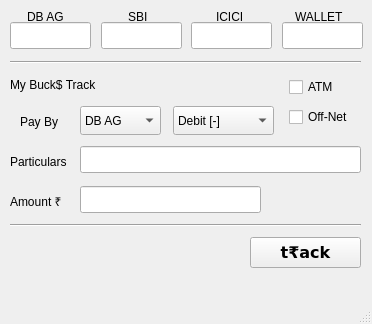
<?xml version="1.0" encoding="UTF-8"?>
<ui version="4.0">
 <class>MainWindow</class>
 <widget class="QMainWindow" name="MainWindow">
  <property name="geometry">
   <rect>
    <x>0</x>
    <y>0</y>
    <width>372</width>
    <height>324</height>
   </rect>
  </property>
  <property name="windowTitle">
   <string>myBuck$</string>
  </property>
  <widget class="QWidget" name="centralwidget">
   <widget class="QLineEdit" name="lineEdit">
    <property name="geometry">
     <rect>
      <x>10</x>
      <y>22</y>
      <width>81</width>
      <height>27</height>
     </rect>
    </property>
   </widget>
   <widget class="QLabel" name="label">
    <property name="geometry">
     <rect>
      <x>27</x>
      <y>7</y>
      <width>51</width>
      <height>20</height>
     </rect>
    </property>
    <property name="text">
     <string>DB AG</string>
    </property>
   </widget>
   <widget class="QLineEdit" name="lineEdit_2">
    <property name="geometry">
     <rect>
      <x>101</x>
      <y>22</y>
      <width>81</width>
      <height>27</height>
     </rect>
    </property>
   </widget>
   <widget class="QLineEdit" name="lineEdit_3">
    <property name="geometry">
     <rect>
      <x>191</x>
      <y>22</y>
      <width>81</width>
      <height>27</height>
     </rect>
    </property>
   </widget>
   <widget class="QLabel" name="label_2">
    <property name="geometry">
     <rect>
      <x>128</x>
      <y>7</y>
      <width>31</width>
      <height>20</height>
     </rect>
    </property>
    <property name="text">
     <string>SBI</string>
    </property>
   </widget>
   <widget class="QLabel" name="label_3">
    <property name="geometry">
     <rect>
      <x>216</x>
      <y>7</y>
      <width>41</width>
      <height>20</height>
     </rect>
    </property>
    <property name="text">
     <string>ICICI</string>
    </property>
   </widget>
   <widget class="QLabel" name="label_4">
    <property name="geometry">
     <rect>
      <x>10</x>
      <y>76</y>
      <width>191</width>
      <height>17</height>
     </rect>
    </property>
    <property name="text">
     <string>My Buck$ Track</string>
    </property>
   </widget>
   <widget class="QComboBox" name="comboBox">
    <property name="geometry">
     <rect>
      <x>80</x>
      <y>106</y>
      <width>81</width>
      <height>29</height>
     </rect>
    </property>
    <item>
     <property name="text">
      <string>DB AG</string>
     </property>
    </item>
    <item>
     <property name="text">
      <string>SBI</string>
     </property>
    </item>
    <item>
     <property name="text">
      <string>ICICI</string>
     </property>
    </item>
    <item>
     <property name="text">
      <string>CASH</string>
     </property>
    </item>
   </widget>
   <widget class="QComboBox" name="comboBox_2">
    <property name="geometry">
     <rect>
      <x>173</x>
      <y>106</y>
      <width>101</width>
      <height>29</height>
     </rect>
    </property>
    <item>
     <property name="text">
      <string>Debit [-]</string>
     </property>
    </item>
    <item>
     <property name="text">
      <string>Credit [+]</string>
     </property>
    </item>
   </widget>
   <widget class="QLineEdit" name="lineEdit_5">
    <property name="geometry">
     <rect>
      <x>80</x>
      <y>146</y>
      <width>281</width>
      <height>27</height>
     </rect>
    </property>
   </widget>
   <widget class="QLineEdit" name="lineEdit_6">
    <property name="geometry">
     <rect>
      <x>80</x>
      <y>186</y>
      <width>181</width>
      <height>27</height>
     </rect>
    </property>
    <property name="toolTip">
     <string>Amount can be entered with a precision of two points 0.00</string>
    </property>
    <property name="inputMethodHints">
     <set>Qt::ImhFormattedNumbersOnly</set>
    </property>
   </widget>
   <widget class="QLabel" name="label_6">
    <property name="geometry">
     <rect>
      <x>10</x>
      <y>146</y>
      <width>81</width>
      <height>31</height>
     </rect>
    </property>
    <property name="text">
     <string>Particulars</string>
    </property>
   </widget>
   <widget class="QLabel" name="label_7">
    <property name="geometry">
     <rect>
      <x>10</x>
      <y>186</y>
      <width>71</width>
      <height>31</height>
     </rect>
    </property>
    <property name="text">
     <string>Amount ₹</string>
    </property>
   </widget>
   <widget class="QPushButton" name="pushButton">
    <property name="geometry">
     <rect>
      <x>250</x>
      <y>237</y>
      <width>111</width>
      <height>31</height>
     </rect>
    </property>
    <property name="font">
     <font>
      <family>DejaVu Sans</family>
      <pointsize>12</pointsize>
      <weight>75</weight>
      <bold>true</bold>
     </font>
    </property>
    <property name="text">
     <string>t₹ack</string>
    </property>
   </widget>
   <widget class="Line" name="line">
    <property name="geometry">
     <rect>
      <x>10</x>
      <y>52</y>
      <width>351</width>
      <height>20</height>
     </rect>
    </property>
    <property name="orientation">
     <enum>Qt::Horizontal</enum>
    </property>
   </widget>
   <widget class="Line" name="line_2">
    <property name="geometry">
     <rect>
      <x>10</x>
      <y>217</y>
      <width>351</width>
      <height>16</height>
     </rect>
    </property>
    <property name="orientation">
     <enum>Qt::Horizontal</enum>
    </property>
   </widget>
   <widget class="QLabel" name="label_11">
    <property name="geometry">
     <rect>
      <x>20</x>
      <y>106</y>
      <width>51</width>
      <height>31</height>
     </rect>
    </property>
    <property name="text">
     <string>Pay By</string>
    </property>
   </widget>
   <widget class="QCheckBox" name="checkBox">
    <property name="geometry">
     <rect>
      <x>289</x>
      <y>76</y>
      <width>61</width>
      <height>22</height>
     </rect>
    </property>
    <property name="text">
     <string>ATM</string>
    </property>
   </widget>
   <widget class="QCheckBox" name="checkBox_2">
    <property name="geometry">
     <rect>
      <x>289</x>
      <y>106</y>
      <width>81</width>
      <height>22</height>
     </rect>
    </property>
    <property name="text">
     <string>Off-Net</string>
    </property>
   </widget>
   <widget class="QLabel" name="label_5">
    <property name="geometry">
     <rect>
      <x>295</x>
      <y>7</y>
      <width>51</width>
      <height>20</height>
     </rect>
    </property>
    <property name="text">
     <string>WALLET</string>
    </property>
   </widget>
   <widget class="QLineEdit" name="lineEdit_4">
    <property name="geometry">
     <rect>
      <x>282</x>
      <y>22</y>
      <width>81</width>
      <height>27</height>
     </rect>
    </property>
   </widget>
  </widget>
  <widget class="QMenuBar" name="menubar">
   <property name="geometry">
    <rect>
     <x>0</x>
     <y>0</y>
     <width>372</width>
     <height>25</height>
    </rect>
   </property>
  </widget>
  <widget class="QStatusBar" name="statusbar"/>
  <action name="actionAbout">
   <property name="text">
    <string>About</string>
   </property>
  </action>
 </widget>
 <resources/>
 <connections/>
</ui>
